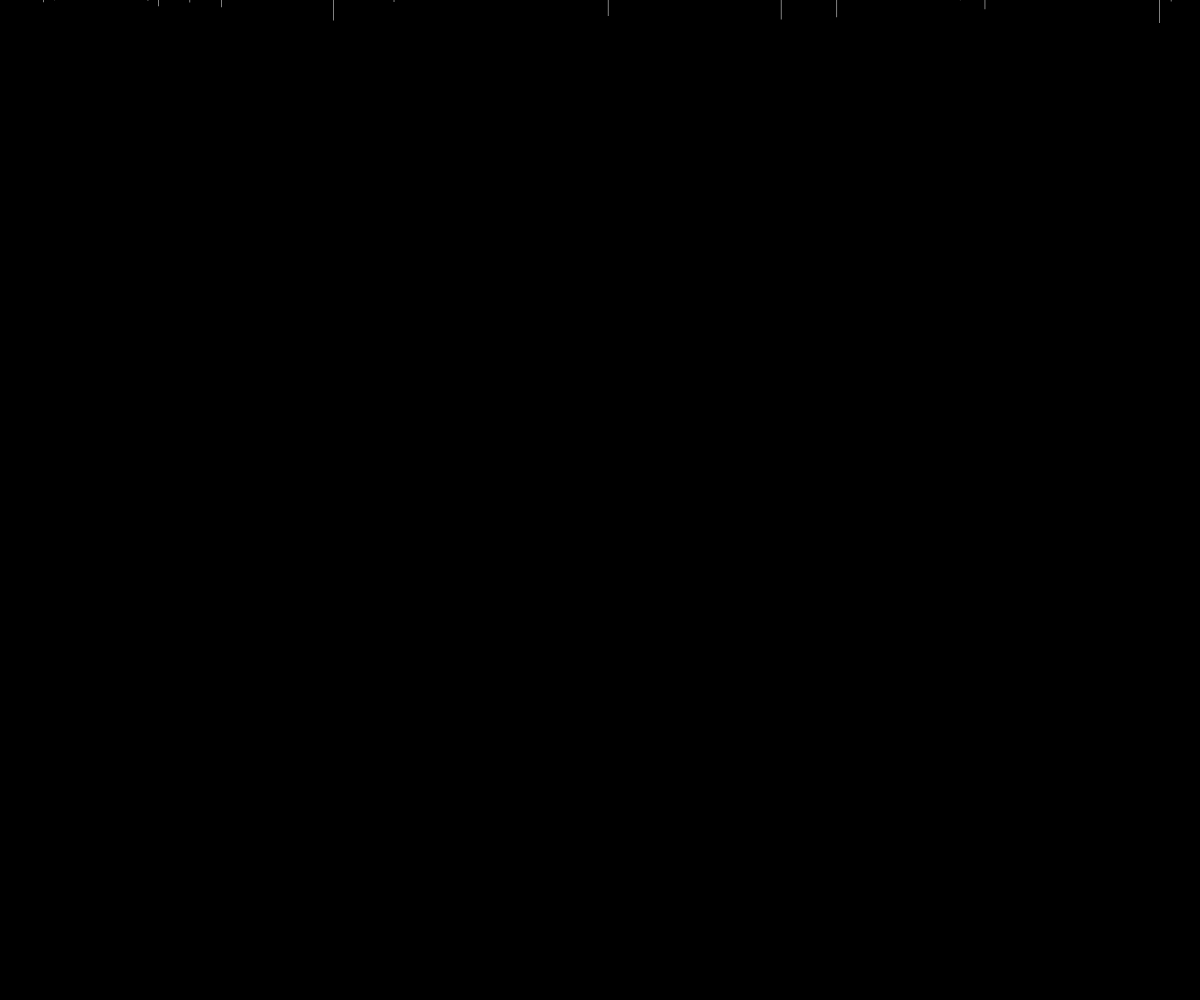
Frame 1 (no input)
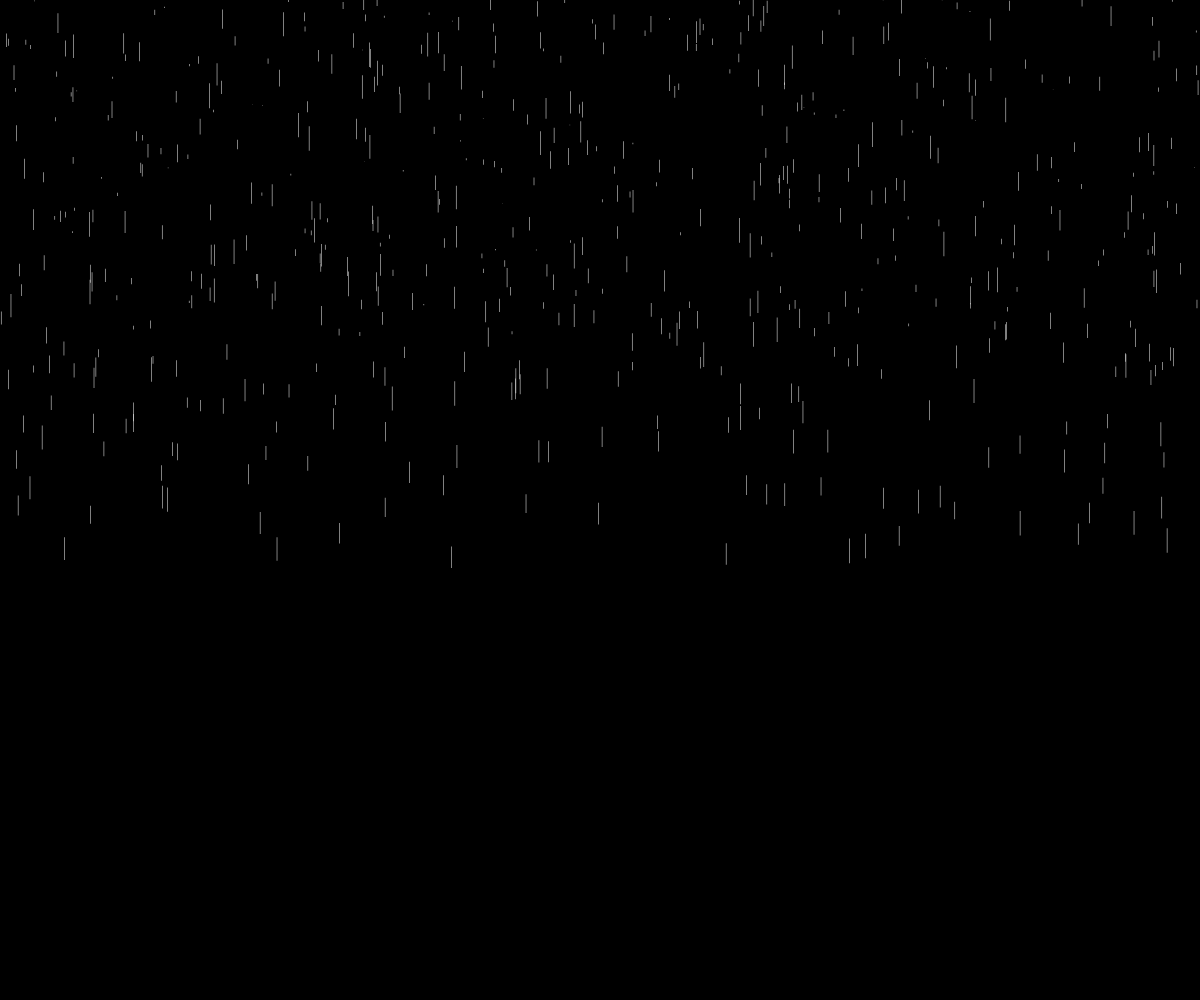
Frame 60 (no input)
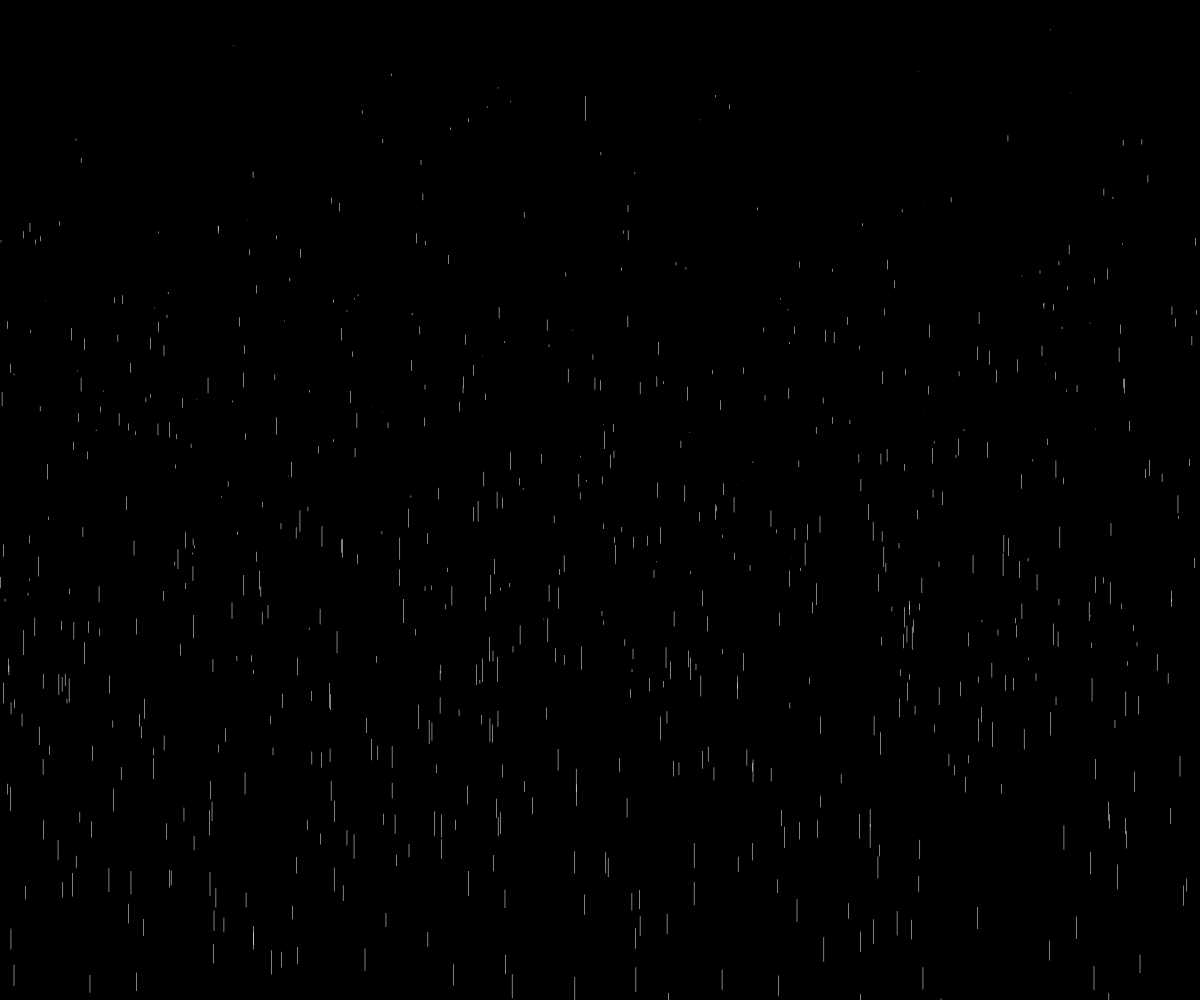
Frame 120 (the mouse pressed at the canvas centre since frame 60)

The p5.js sketch that drew these frames (run headless with seeded random() and noise() and a simulated clock; from frame 60 on, the mouse is pressed at the canvas centre):

// p5.js sketch
// ── sketch.js
var al = [];
var col= 100;


function setup()
{
createCanvas(windowWidth, windowHeight);

	for (var i = 0; i < 1000; i++) 
	{
		al[i] = new alien();
	}
}

function draw()
{

 noStroke();
  var random_boolean = Math.random() >= 0.98;
  if (random_boolean) 
  {
  	background (255);
  }
  else
  {
  	  background (0);
  }


	for (var i = 0; i < 1000; i++) 
	{
		al[i].show();
		al[i].update();
		al[i].restore();

	}
}


// ── aliens.js
function alien()
{

	this.speedx = 5;
	this.speedy = 10*random(0,0.5);
	
	this.x = random(-400,width);
	this.y = random(0,-600);


	this.update = function()
	{
		this.y = this.y + this.speedy + 5;
		this.x = this.x + 2;
	}

	this.show = function()
	{
		fill(255);
		rect(this.x,this.y,0.5,5*this.speedy);
	}

	this.restore = function()
	{
		if(this.y>windowHeight)
		{
			this.y=random(0,-600);
			this.x=random(-1000,width);
		}

	}
}
